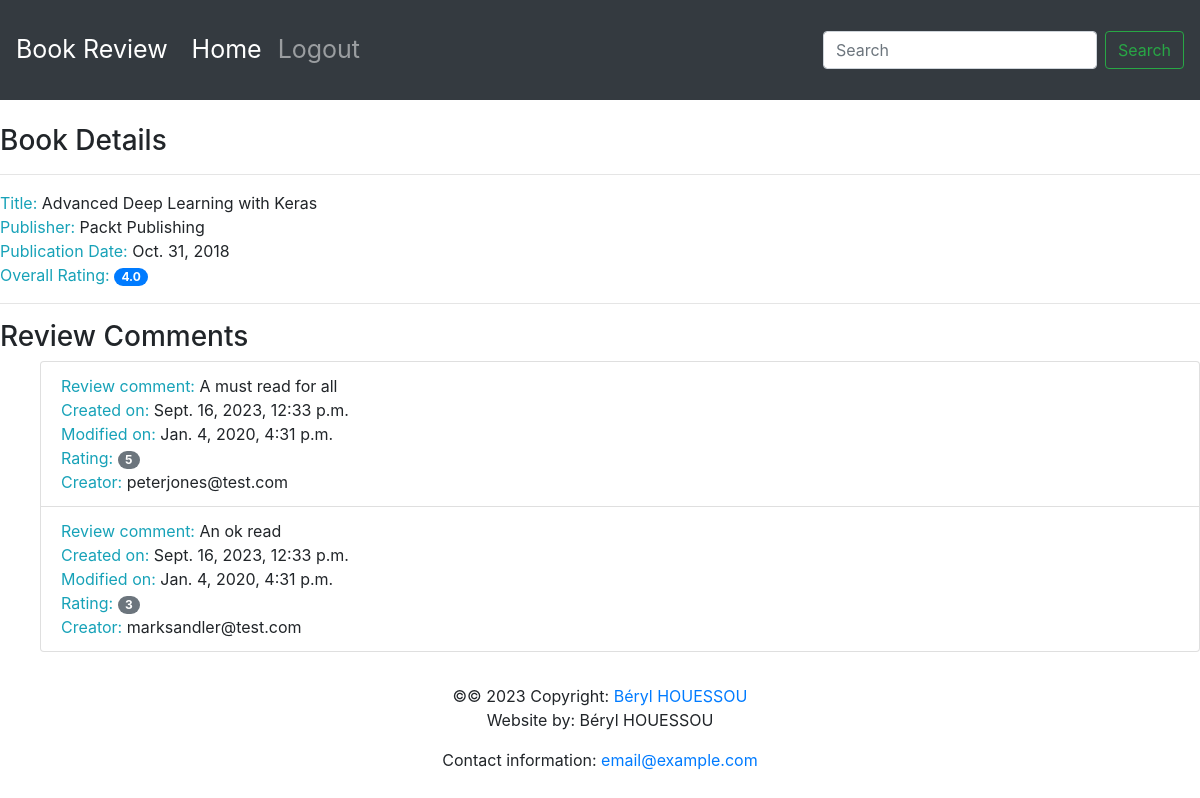
Screenshot of /book-detail/1/ with the database file from the repository.
### reviews/models.py (models this page shows, shortened)
class Book(models.Model):
    title = models.CharField(
        max_length=70,
        help_text="The title of the book.")
    publication_date = models.DateField(
        help_text="Date the book was published.")
    isbn = models.CharField(
        max_length=20,
        help_text="ISBN number of the book.")
    publisher = models.ForeignKey(
        Publisher, on_delete=models.CASCADE)
    contributors = models.ManyToManyField(
        'Contributor', through='BookContributor')

class Publisher(models.Model):
    name = models.CharField(
        max_length=30,
        help_text="The name of the publisher.")
    website = models.URLField(
        help_text="The publisher's website.")
    email = models.EmailField(
        help_text="The publisher's email address.")
    def __str__(self):
        return self.name

class Review(models.Model):
    content = models.TextField(
        help_text="The review text.")
    rating = models.IntegerField(
        help_text="The rating the reviewer has given.")
    date_created = models.DateTimeField(
        auto_now_add=True,
        help_text="The date and time the review was created.")
    date_edited = models.DateTimeField(
        null=True,
        help_text="The date and time the review was last edited.")
    creator = models.ForeignKey(
        auth.get_user_model(), on_delete=models.CASCADE)
    book = models.ForeignKey(
        Book, on_delete=models.CASCADE,
        help_text="The book that this review is for.")

### reviews/views.py (the view)
# urls.py: path('book-detail/<int:book_id>/', views.book_detail, name='book_detail'),
def book_detail(request, book_id):
    book = get_object_or_404(Book, pk=book_id)
    reviews = book.review_set.all()
    if reviews:
        book_rating = average_rating([review.rating for review in reviews])
    else:
        book_rating = 0
        reviews: []
    context = {
        "book": book,
        "book_rating": book_rating,
        "reviews": reviews,
    }
    return render(request, "reviews/book_detail.html", context)

### reviews/utils.py (called while the page is built)
def average_rating(rating_list):
    if not rating_list:
        return 0
    return round(sum(rating_list) / len(rating_list), 1)

### reviews/templates/reviews/book_detail.html
{% extends 'reviews/base.html' %}
{% block content %}
      <br>
      <h3>Book Details</h3>
      <hr>
      <span class="text-info">Title: </span> <span>{{ book.title }}</span>
      <br>
      <span class="text-info">Publisher: </span><span>{{ book.publisher }}</span>
      <br>
      <span class="text-info">Publication Date: </span><span>{{ book.publication_date }}</span>
      <br>
      {% if not reviews %}
            <hr>
            <h3>Be the first one to write a review.</h3>
      {% else %}
            <span class="text-info">Overall Rating: </span><span class="badge badge-primary badge-pill">{{ book_rating }}</span>
            <br>
            <hr>
            <h3>Review Comments</h3>
            <ul>
            {% for review in reviews %}
                  <li class="list-group-item">
                        <span class="text-info">Review comment: </span> <span>{{ review.content }}</span>
                        <br>
                        <span class="text-info">Created on: </span><span>{{ review.date_created }}</span>
                        <br>
                        <span class="text-info">Modified on: </span><span>{{ review.date_edited }}</span>
                        <br>
                        <span class="text-info">Rating: </span><span class="badge badge-secondary badge-pill">{{ review.rating }}</span>
                        <br>
                        <span class="text-info">Creator: </span><span>{{ review.creator.username }}</span>
                        <br>
                  </li>
            {% endfor %}
            </ul>
      {% endif %}
{% endblock %}

### rows the page displays
Book: title "Advanced Deep Learning with Keras", publisher "Packt Publishing", publication_date "Oct. 31, 2018"
Review: content "A must read for all", date_created "Sept. 16, 2023, 12:33 p.m.", date_edited "Jan. 4, 2020, 4:31 p.m.", rating "5", creator.username "peterjones@test.com"
Review: content "An ok read", date_created "Sept. 16, 2023, 12:33 p.m.", date_edited "Jan. 4, 2020, 4:31 p.m.", rating "3", creator.username "marksandler@test.com"

### other values shown
{{ book_rating }} "4.0"
